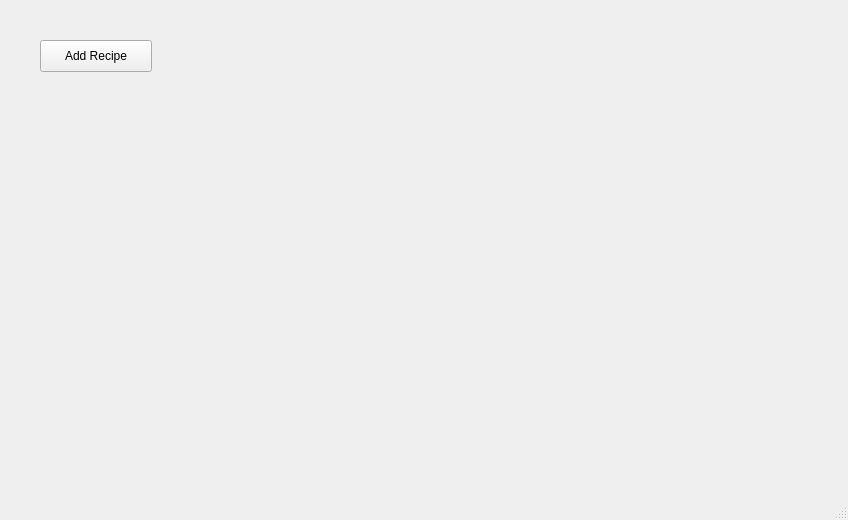
<?xml version="1.0" encoding="UTF-8"?>
<ui version="4.0">
 <class>ThomChefWindow</class>
 <widget class="QMainWindow" name="ThomChefWindow">
  <property name="geometry">
   <rect>
    <x>0</x>
    <y>0</y>
    <width>848</width>
    <height>520</height>
   </rect>
  </property>
  <property name="windowTitle">
   <string>MainWindow</string>
  </property>
  <widget class="QWidget" name="centralwidget">
   <widget class="QPushButton" name="button_addrecipe">
    <property name="geometry">
     <rect>
      <x>40</x>
      <y>40</y>
      <width>112</width>
      <height>32</height>
     </rect>
    </property>
    <property name="text">
     <string>Add Recipe</string>
    </property>
   </widget>
  </widget>
  <widget class="QMenuBar" name="menubar">
   <property name="geometry">
    <rect>
     <x>0</x>
     <y>0</y>
     <width>848</width>
     <height>22</height>
    </rect>
   </property>
  </widget>
  <widget class="QStatusBar" name="statusbar"/>
 </widget>
 <resources/>
 <connections/>
</ui>
